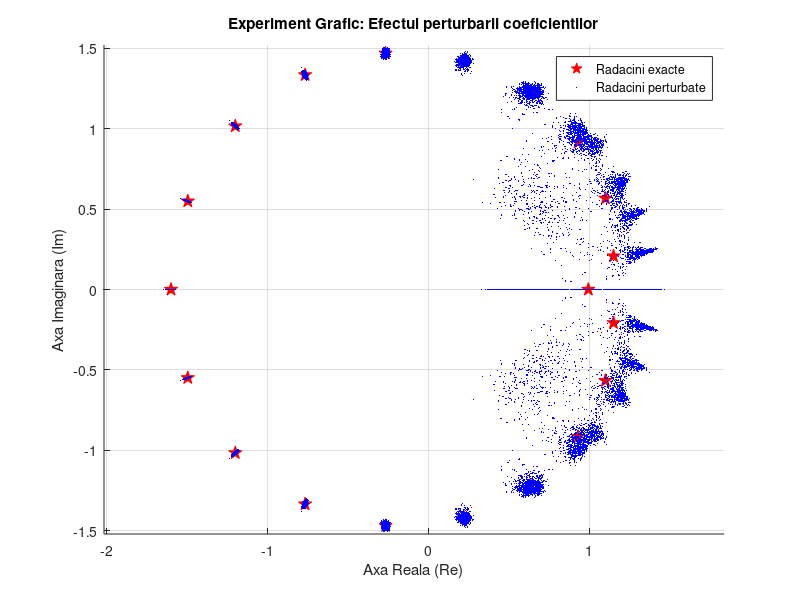

Here is the MATLAB script that generated this plot:
clc; clear; close all;

coef_f = poly(1:6); 

c = zeros(1, 21);
c(1) = 1;           
c(15:21) = -coef_f; 

r_exact = roots(c);

% Calculul Numerelor de Conditionare
dp = polyder(c); 
k_rel = zeros(size(r_exact));

fprintf('Estimarea numarului de conditionare relativ pentru cele 20 de radacini:\n');
for i = 1:length(r_exact)
    r_val = r_exact(i);
    
    % Vectorul de puteri pentru a calcula sum(|a_k| * |r|^k)
    puteri = 20:-1:0;
    
    % Numaratorul formulei 
    suma_numarator = sum(abs(c) .* (abs(r_val).^puteri));
    
    % Numitorul pentru numarul de conditionare relativ: |r| * |P'(r)| 
    numitor_relativ = abs(r_val) * abs(polyval(dp, r_val));
    
    k_rel(i) = suma_numarator / numitor_relativ; 
    
    fprintf('Radacina %7.3f %+7.3fi are K_rel = %e\n', real(r_val), imag(r_val), k_rel(i));
end

figure(1); hold on;
% Reprezentam radacinile exacte cu stele rosii
plot(real(r_exact), imag(r_exact), 'rp', 'MarkerSize', 10, 'MarkerFaceColor', 'r');

m = 1000;            % Repetam de 1000 de ori 
sigma = sqrt(1e-2);  % delta_k ~ N(0, 10^-2), deci deviatia standard e sqrt(10^-2) 

fprintf('\nRulam experimentul grafic cu %d iteratii...\n', m);

for j = 1:m
    % Generam perturbarile pentru fiecare coeficient
    delta = sigma * randn(1, 21);
    
    % Perturbam coeficientii: a_k * (1 + delta_k) 
    c_pert = c .* (1 + delta);
    
    % Calculam radacinile polinomului perturbat 
    r_pert = roots(c_pert);
    
    % Reprezentam radacinile in planul complex cu puncte albastre 
    plot(real(r_pert), imag(r_pert), 'b.', 'MarkerSize', 2);
end

title('Experiment Grafic: Efectul perturbarii coeficientilor');
xlabel('Axa Reala (Re)');
ylabel('Axa Imaginara (Im)');
axis equal; 
grid on;
legend('Radacini exacte', 'Radacini perturbate', 'Location', 'best');
hold off;
